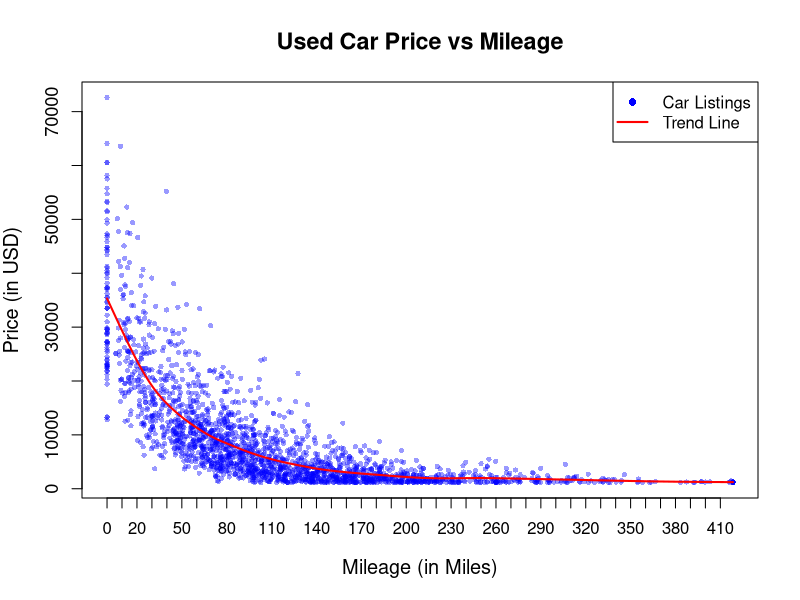
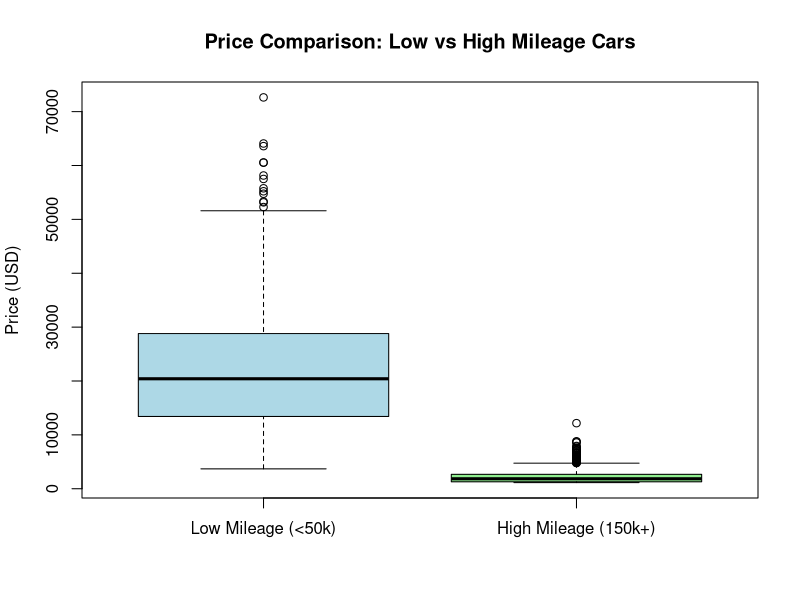

Here is the R script that generated these plots, in order: (Note: this script raises an error after producing the figures.)
setwd("C:/Users/HashT/ITEC4220")

#Loading the dataset
car_data <- read.csv("used_car_listings.csv")

#Preview the dataset
head(car_data)

#1: Plot Mileage vs Price

mileage_thousands <- car_data$mileage / 1000

xticks <- seq(0, max(mileage_thousands, na.rm = TRUE), by = 10)

plot(mileage_thousands, car_data$price,
     main = "Used Car Price vs Mileage",
     xlab = "Mileage (in Miles)",
     ylab = "Price (in USD)",
     pch = 16, col = rgb(0, 0, 1, 0.4),
     cex = 0.7,
     cex.lab = 1.2, cex.axis = 1.1, cex.main = 1.4,
     xaxt = "n")

axis(1, at = xticks, labels = xticks)

#Add a trend line

lines(smooth.spline(mileage_thousands, car_data$price), col = "red", lwd = 2)

legend("topright", legend = c("Car Listings", "Trend Line"),
       col = c("blue", "red"), pch = c(16, NA), lty = c(NA, 1),lwd = c(NA, 2))

#2: Finding the mean and the median of low mileage cars and high mileage cars
low_mileage <- subset(car_data, mileage < 50000)
high_mileage <- subset(car_data, mileage >= 150000)

#Calculating the mean and median of the prices
mean_low <- mean(low_mileage$price, na.rm = TRUE)
mean_high <- mean(high_mileage$price, na.rm = TRUE)

median_low <- median(low_mileage$price, na.rm = TRUE)
median_high <- median(high_mileage$price, na.rm = TRUE)

#Printing Results
mean_low; mean_high
median_low; median_high

#Boxplot to compare visually
boxplot(low_mileage$price, high_mileage$price,
        names = c("Low Mileage (<50k)", "High Mileage (150k+)"),
        main = "Price Comparison: Low vs High Mileage Cars",
        ylab = "Price (USD)",
        col = c("lightblue", "lightgreen"))

#3: Correlation and Regression Analysis
# The Correlation shows a negative correlation because as the mileage increases, 
# price tends to decrease which is what my hypothesis is.

# Remove missing values
car_data <- na.omit(car_data[, c("mileage", "price")])

# Correlation
cor.test(car_data$mileage, car_data$price)

# Simple linear regression: Price ~ Mileage
model <- lm(price ~ mileage, data = car_data)

# Show results
summary(model)

#4
#Histogram of car manufacturing years
car_data$year <- as.numeric(car_data$year)

hist(car_data$year,
     main = "Distribution of Car Manufacturing Years",
     xlab = "Year",
     ylab = "Number of Cars",
     col = "lightblue",
     border = "black",
     breaks = 20)  # control number of bins

# Add a vertical line for the mean year
abline(v = mean(car_data$year, na.rm = TRUE), col = "red", lwd = 2)

# Add text annotation
legend("topleft", legend = "Mean Year", col = "red", lwd = 2)

